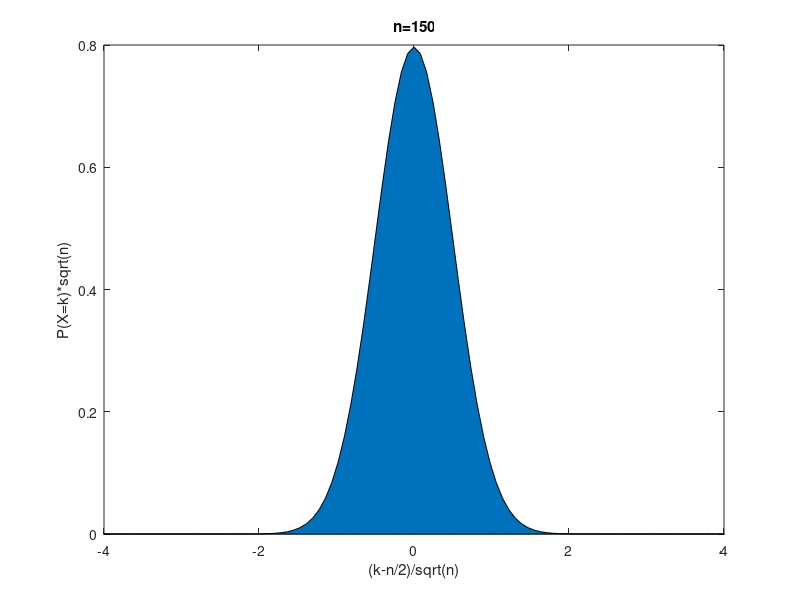

MATLAB code to generate this figure: (Note: this script raises an error after producing the figure.)
%% Zhongjian Wang Oct.29 2020
figure()
for n=1:150
f=zeros(n+1,1);

for i=0:n
    f(i+1)=nchoosek(n,i)/(2^n)*sqrt(n);
end
area(((0:n)-n/2)/sqrt(n),f)
title(strcat('n=',num2str(n)));
xlabel('(k-n/2)/sqrt(n)')
ylabel('P(X=k)*sqrt(n)')
xlim([-4,4])
drawnow
M(n)=getframe(gcf);
end
  writerObj = VideoWriter('myVideo.avi');
  writerObj.FrameRate = 1;
open(writerObj);
% write the frames to the video
for i=1:length(M)
    frame = M(i) ;    
    writeVideo(writerObj, frame);
end
close(writerObj);
    
